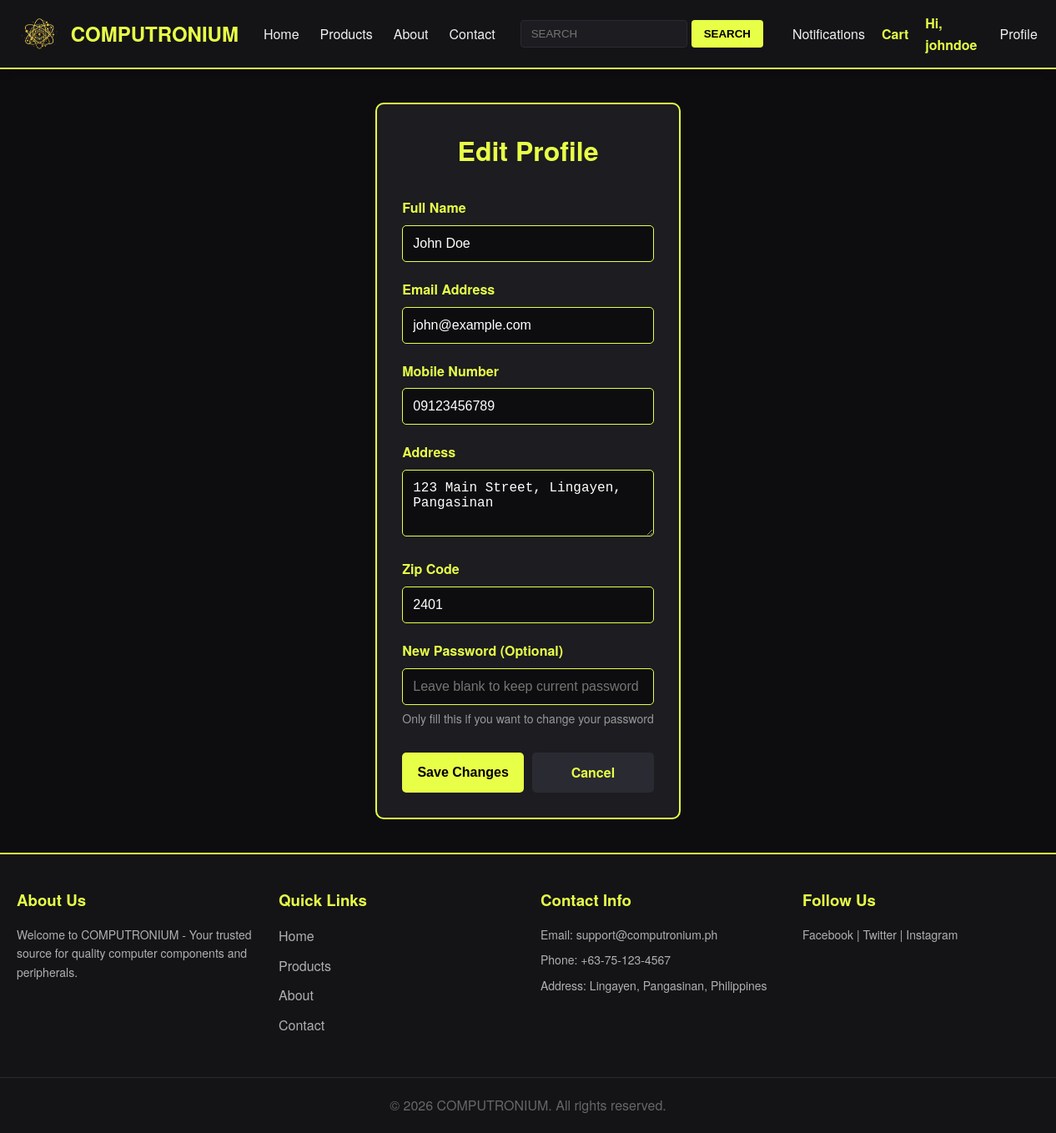
/customer/edit_profile.php (signed in), run on the app's committed database.
### tables this page shows
CREATE TABLE `users` (
  `user_id` int(11) NOT NULL,
  `full_name` varchar(100) NOT NULL,
  `email` varchar(100) NOT NULL,
  `password` varchar(255) NOT NULL,
  `age` int(11) NOT NULL,
  `gender` varchar(15) NOT NULL,
  `civil_status` varchar(50) NOT NULL,
  `mobile_number` varchar(11) NOT NULL,
  `address` text NOT NULL,
  `zip_code` char(4) NOT NULL,
  `username` varchar(15) NOT NULL,
  `created_at` timestamp NOT NULL DEFAULT current_timestamp()
);

### customer/edit_profile.php (the view, shortened to what this page needs)
<?php
include '../includes/db_connect.php';
$user_id = $_SESSION['user_id'];
$fetch_stmt = $conn->prepare("SELECT full_name, email, mobile_number, address, zip_code FROM users WHERE user_id = ?");
$fetch_stmt->bind_param("i", $user_id);
$fetch_stmt->execute();
$result = $fetch_stmt->get_result();
$user = $result->fetch_assoc();
?>
<!DOCTYPE html>
<html lang="en">
<head>
    <link rel="stylesheet" href="../includes/customer_style.css">
</head>
<body>
    <?php include '../includes/header.php'; ?>
    <div class="edit-profile-container">
        <h1>Edit Profile</h1>
        <form method="POST" action="edit_profile.php">
            <div class="form-group">
                <label for="full_name">Full Name</label>
                <input type="text" id="full_name" name="full_name" value="<?php echo htmlspecialchars($user['full_name'] ?? ''); ?>" required>
            </div>
            <div class="form-group">
                <label for="email">Email Address</label>
                <input type="email" id="email" name="email" value="<?php echo htmlspecialchars($user['email'] ?? ''); ?>" required>
            </div>
            <div class="form-group">
                <label for="mobile_number">Mobile Number</label>
                <input type="tel" id="mobile_number" name="mobile_number" value="<?php echo htmlspecialchars($user['mobile_number'] ?? ''); ?>" placeholder="10-15 digits" required>
            </div>
            <div class="form-group">
                <label for="address">Address</label>
                <textarea id="address" name="address" required><?php echo htmlspecialchars($user['address'] ?? ''); ?></textarea>
            </div>
            <div class="form-group">
                <label for="zip_code">Zip Code</label>
                <input type="text" id="zip_code" name="zip_code" value="<?php echo htmlspecialchars($user['zip_code'] ?? ''); ?>" required>
            </div>
            <div class="form-group">
                <label for="new_password">New Password (Optional)</label>
                <input type="password" id="new_password" name="new_password" placeholder="Leave blank to keep current password">
                <p class="info-text">Only fill this if you want to change your password</p>
            </div>
            <div class="form-actions">
                <button type="submit" class="btn btn-primary">Save Changes</button>
                <a href="dashboard.php" class="btn btn-secondary" style="text-align: center; text-decoration: none; line-height: 1.5;">Cancel</a>
            </div>
        </form>
    </div>
    <?php include '../includes/footer.php'; ?>
</body>
</html>

### includes/customer_style.css (style rules this page uses)
* { margin: 0; padding: 0; box-sizing: border-box; }
html, body { height: 100%; }
body { font-family: 'Helvetica Neue', Helvetica, Arial, sans-serif; background: #0d0d0f; color: #f0f0f0; line-height: 1.6; display: flex; flex-direction: column; }
.btn { display: inline-block; padding: 12px 24px; background: #e8ff47; color: #000; text-decoration: none; border: none; border-radius: 4px; font-weight: bold; cursor: pointer; transition: all 0.3s ease; text-align: center; }
.btn-primary { font-size: 16px; }
.btn-secondary { background: #2a2a32; color: #e8ff47; border: 2px solid #e8ff47; }
.edit-profile-container { max-width: 600px; margin: 40px auto; padding: 30px; background: #1c1c21; border-radius: 10px; border: 2px solid #e8ff47; }
.edit-profile-container h1 { color: #e8ff47; margin-bottom: 30px; text-align: center; }
.form-group { margin-bottom: 20px; }
.form-group label { display: block; margin-bottom: 8px; color: #e8ff47; font-weight: 600; }
.form-group input, .form-group textarea { width: 100%; padding: 12px; background: #0d0d0f; border: 1px solid #e8ff47; color: #fff; border-radius: 5px; font-size: 16px; box-sizing: border-box; }
.form-group textarea { resize: vertical; min-height: 80px; }
.form-actions { display: flex; gap: 10px; margin-top: 30px; }
.form-actions .btn { flex: 1; padding: 12px; font-size: 16px; border: none; border-radius: 5px; cursor: pointer; transition: all 0.3s ease; }
.info-text { color: #999; font-size: 14px; margin-top: 5px; }

### data on the page
users: full_name "John Doe", email "john@example.com", mobile_number "09123456789", address "123 Main Street, Lingayen, Pangasinan", zip_code "2401"

### other printed values
$_SESSION['username'] "johndoe"
